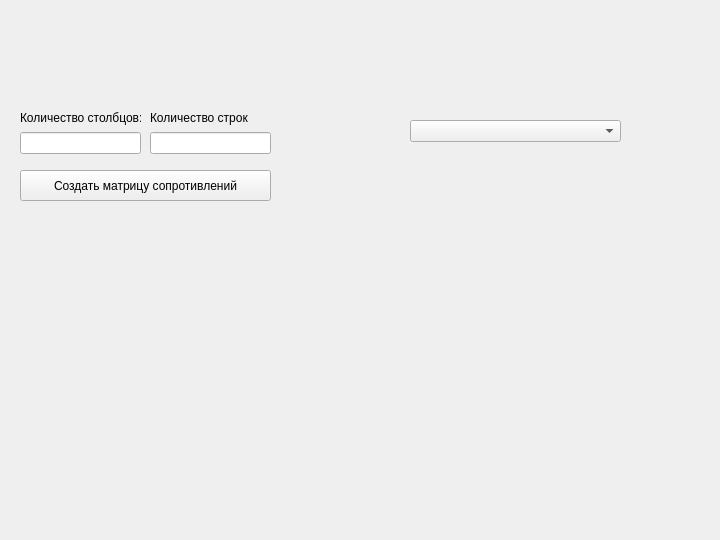
<?xml version="1.0" encoding="UTF-8"?>
<ui version="4.0">
 <class>MainWindow</class>
 <widget class="QWidget" name="MainWindow">
  <property name="geometry">
   <rect>
    <x>0</x>
    <y>0</y>
    <width>720</width>
    <height>540</height>
   </rect>
  </property>
  <property name="windowTitle">
   <string>Form</string>
  </property>
  <widget class="QPushButton" name="pushButton">
   <property name="geometry">
    <rect>
     <x>20</x>
     <y>170</y>
     <width>251</width>
     <height>31</height>
    </rect>
   </property>
   <property name="text">
    <string>Создать матрицу сопротивлений</string>
   </property>
  </widget>
  <widget class="QComboBox" name="comboBox">
   <property name="geometry">
    <rect>
     <x>410</x>
     <y>120</y>
     <width>211</width>
     <height>22</height>
    </rect>
   </property>
  </widget>
  <widget class="QWidget" name="">
   <property name="geometry">
    <rect>
     <x>150</x>
     <y>110</y>
     <width>121</width>
     <height>44</height>
    </rect>
   </property>
   <layout class="QVBoxLayout" name="verticalLayout">
    <item>
     <widget class="QLabel" name="label_stroki">
      <property name="text">
       <string>Количество строк</string>
      </property>
     </widget>
    </item>
    <item>
     <widget class="QLineEdit" name="lineEdit_stroki"/>
    </item>
   </layout>
  </widget>
  <widget class="QWidget" name="">
   <property name="geometry">
    <rect>
     <x>20</x>
     <y>110</y>
     <width>121</width>
     <height>44</height>
    </rect>
   </property>
   <layout class="QVBoxLayout" name="verticalLayout_2">
    <item>
     <widget class="QLabel" name="label_stolbci">
      <property name="text">
       <string>Количество столбцов:</string>
      </property>
     </widget>
    </item>
    <item>
     <widget class="QLineEdit" name="lineEdit_stolbci"/>
    </item>
   </layout>
  </widget>
 </widget>
 <resources/>
 <connections/>
</ui>
